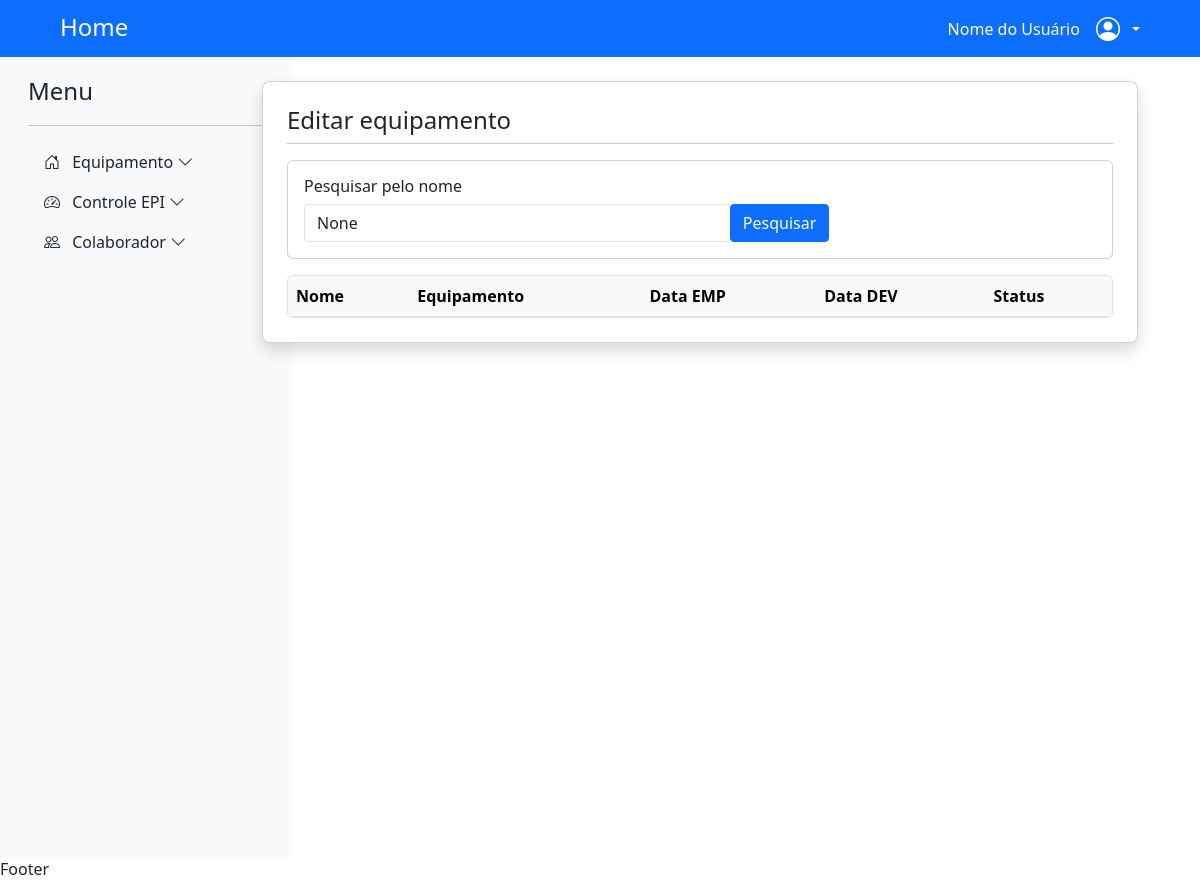
The app's page /listar_relatorio/, older data.
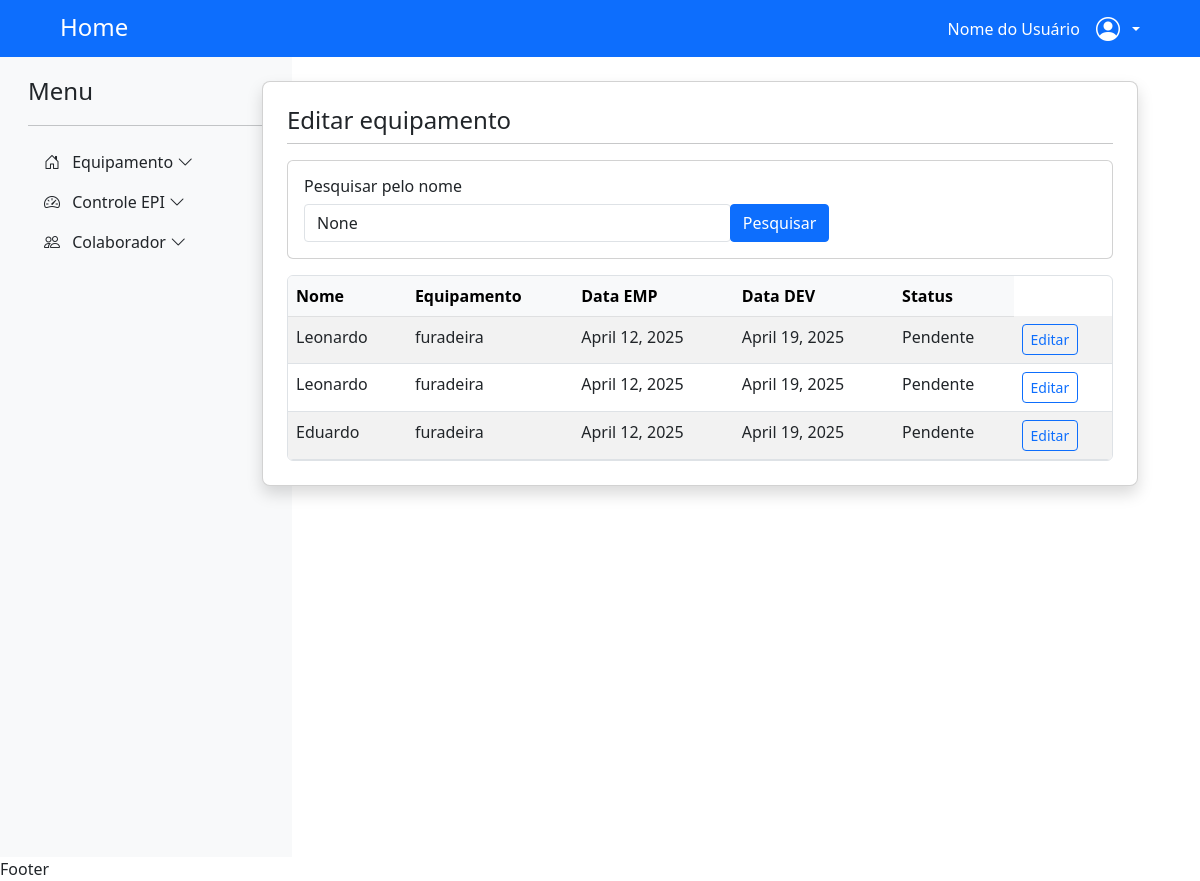
The same page, newer data.
### app_emprestimo/models.py (models this page shows, shortened)
class EmprestimoModel(models.Model):
    idEMPRESTIMO = models.AutoField(primary_key=True)
    idCOLABORADOR = models.ForeignKey(ColaboradorModel, on_delete=models.CASCADE)
    idEPI = models.ForeignKey(EPIModel, on_delete=models.CASCADE)
    data_emprestimo = models.DateField()
    data_devolucao_prevista = models.DateField()
    data_devolucao_real = models.DateField(null=True, blank=True)
    STATUS_CHOICE = (
        ('Emprestado', 'Emprestado'),
        ('Em uso', 'Em uso'),
        ('Fornecido', 'Forncecido'),
        ('Devolvido', 'Devolvido'),
        ('Danificado', 'Daificado'),
        ('Perdido', 'Perdido'),
    )
    status = models.CharField(max_length=20, choices=STATUS_CHOICE, default='Emprestado')
    observacao = models.TextField(null=True, blank=True)

class ColaboradorModel(models.Model):
    idCOLABORADOR = models.AutoField(primary_key=True)
    nome = models.CharField(max_length=100)
    cpf = models.CharField(max_length=14, unique=True)
    funcao = models.CharField(max_length=50)
    data_admissao = models.DateField()
    criado_em = models.DateTimeField(auto_now_add=True)
    alterado_em = models.DateTimeField(auto_now=True)

class EPIModel(models.Model):
    idEPI = models.AutoField(primary_key=True)
    nome = models.CharField(max_length=100)
    descricao = models.TextField()
    quantidade_total = models.IntegerField()

### app_emprestimo/views.py (the view)
# urls.py: path('listar_relatorio/', views.listar_relatorio, name='listar_relatorio'),
def listar_relatorio(request):
    pesquisa = request.GET.get('busca')
    if pesquisa:
        lista_emprestimo = EmprestimoModel.objects.filter(idCOLABORADOR__nome__icontains=pesquisa)
    else:
        lista_emprestimo = EmprestimoModel.objects.all()
    return render(request, 'app_emprestimo/pages/listar_relatorio.html', context={'emprestimos':lista_emprestimo, 'pesquisa':pesquisa})

### app_emprestimo/templates/app_emprestimo/pages/listar_relatorio.html (shortened to what this page needs)
    {% extends "global/base.html" %}
    {% block content %}
    <div class="container mt-4" style="max-width: 900px;">
        <div class="card rounded-3 shadow">
            <div class="card-body p-4">
                <div class="mb-3">
                    <h2 class="h4 mb-0">Editar equipamento</h2>
                    <hr class="mt-2">
                </div>
                <div class="card mb-3 rounded-2">
                    <div class="card-body p-3">
                        <h5 class="h6 card-title mb-2">Pesquisar pelo nome</h5>
                        <div class="row g-2">
                            <div class="col-md-8">
                                <form action="{% url 'listar_relatorio' %}" method="get">
                                    <div class="input-group">
                                        <input type="text" name="busca" class="form-control rounded-1" placeholder="Digite o nome do colaborador..." value="{{ pesquisa }}">
                                        <button type="submit" class="btn btn-primary rounded-1">Pesquisar</button>
                                    </div>
                                </form>
                            </div>
                        </div>
                    </div>
                </div>
                <div class="table-responsive rounded-2 border">
                    <table class="table table-striped table-hover mb-0">
                        <thead class="table-light">
                            <tr>
                                <th>Nome</th>
                                <th>Equipamento</th>
                                <th>Data EMP</th>
                                <th>Data DEV</th>
                                <th>Status</th>
                            </tr>
                        </thead>
                        <tbody>
                            {% for emprestimo in emprestimos %}
                                <tr>
                                    <td>{{ emprestimo.idCOLABORADOR.nome }}</td>
                                    <td>{{ emprestimo.idEPI.nome }}</td>
                                    <td>{{ emprestimo.data_emprestimo }}</td>
                                    <td>{{ emprestimo.data_devolucao_prevista }}</td>
                                    <td>{{ emprestimo.status }}</td>
                                    <td>
                                        <a href="{% url 'atualizar_emprestimo' emprestimo.idEMPRESTIMO %}" class="btn btn-sm btn-outline-primary rounded-1">Editar</a>
                                    </td>
                                </tr>
                            {% endfor %}
                        </tbody>
                    </table>
                </div>
            </div>
        </div>
    </div>
    {% endblock content %}

Row changes from the older to the newer data that the page shows:
added EmprestimoModel: idCOLABORADOR.nome "Leonardo", idEPI.nome "furadeira", data_emprestimo "April 12, 2025", data_devolucao_prevista "April 19, 2025", status "Pendente"
added EmprestimoModel: idCOLABORADOR.nome "Leonardo", idEPI.nome "furadeira", data_emprestimo "April 12, 2025", data_devolucao_prevista "April 19, 2025", status "Pendente"
added EmprestimoModel: idCOLABORADOR.nome "Eduardo", idEPI.nome "furadeira", data_emprestimo "April 12, 2025", data_devolucao_prevista "April 19, 2025", status "Pendente"
